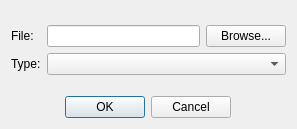
<?xml version="1.0" encoding="UTF-8"?>
<ui version="4.0">
 <class>ImportDialog</class>
 <widget class="QDialog" name="ImportDialog">
  <property name="geometry">
   <rect>
    <x>0</x>
    <y>0</y>
    <width>297</width>
    <height>129</height>
   </rect>
  </property>
  <property name="windowTitle">
   <string>Import file</string>
  </property>
  <layout class="QVBoxLayout" name="verticalLayout_2">
   <item>
    <layout class="QVBoxLayout" name="verticalLayout">
     <item>
      <spacer name="verticalSpacer_2">
       <property name="orientation">
        <enum>Qt::Vertical</enum>
       </property>
       <property name="sizeHint" stdset="0">
        <size>
         <width>20</width>
         <height>40</height>
        </size>
       </property>
      </spacer>
     </item>
     <item>
      <layout class="QHBoxLayout" name="horizontalLayout">
       <item>
        <widget class="QLabel" name="label">
         <property name="minimumSize">
          <size>
           <width>30</width>
           <height>0</height>
          </size>
         </property>
         <property name="maximumSize">
          <size>
           <width>30</width>
           <height>16777215</height>
          </size>
         </property>
         <property name="text">
          <string>File:</string>
         </property>
        </widget>
       </item>
       <item>
        <widget class="QLineEdit" name="lineEdit"/>
       </item>
       <item>
        <widget class="QPushButton" name="pushButton">
         <property name="text">
          <string>Browse...</string>
         </property>
        </widget>
       </item>
      </layout>
     </item>
     <item>
      <layout class="QHBoxLayout" name="horizontalLayout_2">
       <item>
        <widget class="QLabel" name="label_2">
         <property name="minimumSize">
          <size>
           <width>30</width>
           <height>0</height>
          </size>
         </property>
         <property name="maximumSize">
          <size>
           <width>30</width>
           <height>16777215</height>
          </size>
         </property>
         <property name="text">
          <string>Type:</string>
         </property>
        </widget>
       </item>
       <item>
        <widget class="QComboBox" name="comboBox"/>
       </item>
      </layout>
     </item>
     <item>
      <spacer name="verticalSpacer">
       <property name="orientation">
        <enum>Qt::Vertical</enum>
       </property>
       <property name="sizeHint" stdset="0">
        <size>
         <width>20</width>
         <height>40</height>
        </size>
       </property>
      </spacer>
     </item>
     <item alignment="Qt::AlignHCenter">
      <widget class="QDialogButtonBox" name="buttonBox">
       <property name="orientation">
        <enum>Qt::Horizontal</enum>
       </property>
       <property name="standardButtons">
        <set>QDialogButtonBox::Cancel|QDialogButtonBox::Ok</set>
       </property>
      </widget>
     </item>
    </layout>
   </item>
  </layout>
 </widget>
 <resources/>
 <connections>
  <connection>
   <sender>buttonBox</sender>
   <signal>accepted()</signal>
   <receiver>ImportDialog</receiver>
   <slot>accept()</slot>
   <hints>
    <hint type="sourcelabel">
     <x>248</x>
     <y>254</y>
    </hint>
    <hint type="destinationlabel">
     <x>157</x>
     <y>274</y>
    </hint>
   </hints>
  </connection>
  <connection>
   <sender>buttonBox</sender>
   <signal>rejected()</signal>
   <receiver>ImportDialog</receiver>
   <slot>reject()</slot>
   <hints>
    <hint type="sourcelabel">
     <x>316</x>
     <y>260</y>
    </hint>
    <hint type="destinationlabel">
     <x>286</x>
     <y>274</y>
    </hint>
   </hints>
  </connection>
 </connections>
</ui>
